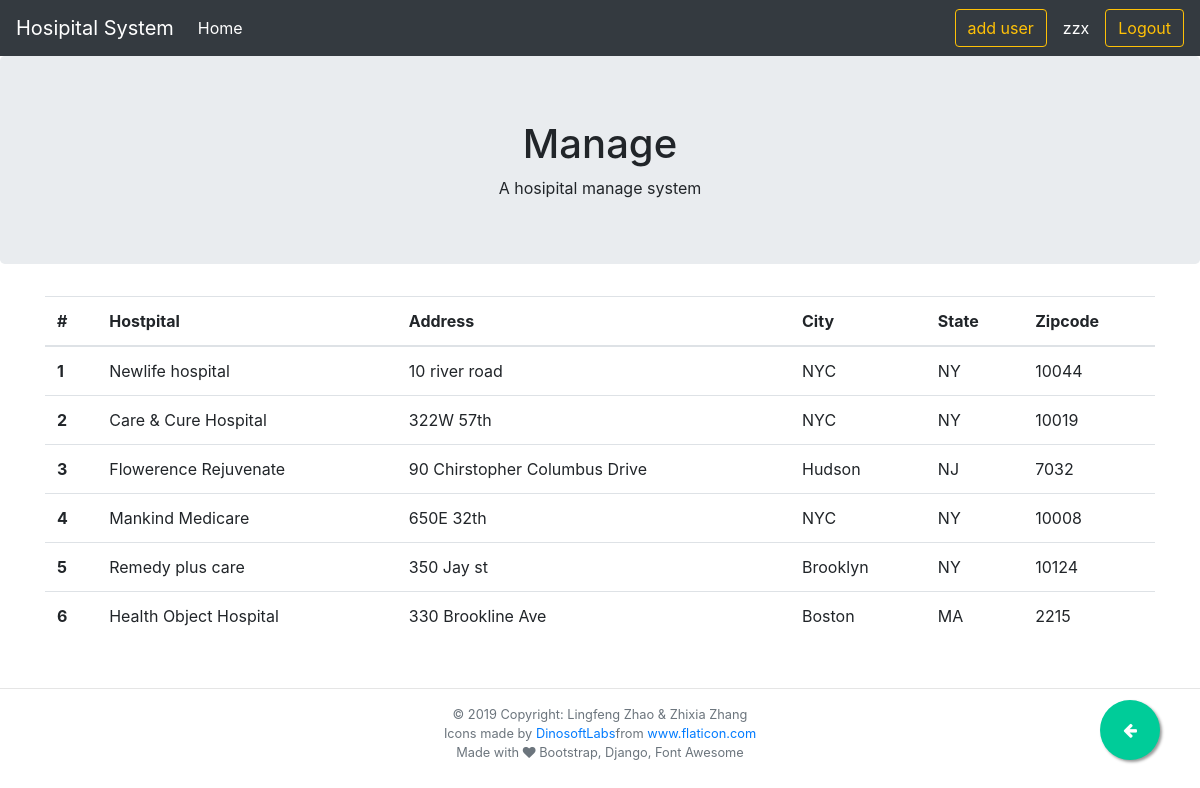
Page /hospital/ (signed in) on the committed database.
### hospital/models.py (models this page shows)
class Hospital(models.Model):
    hid = models.AutoField(primary_key=True)
    hname = models.CharField(max_length=30)
    hst_address = models.CharField(max_length=30)
    hst_city = models.CharField(max_length=30)
    hstate = models.CharField(max_length=20)
    hzip = models.IntegerField()
    class Meta:
        db_table = "hospital"

### hospital/views.py (the view)
# urls.py: path("hospital/", views.HospitalView.as_view(), name="hospitals"),
class HospitalView(generic.ListView):
    model = Hospital
    template_name = "hospitals.html"

### hospital/templates/hospitals.html (shortened to what this page needs)
{% extends './base.html' %}
{% block content %}
{% if hospital_list %}
<table class="table table-hover">
    <thead>
        <tr>
            {% block details_title %}
            <th scope="col">#</th>
            <th scope="col">Hostpital</th>
            <th scope="col">Address</th>
            <th scope="col">City</th>
            <th scope="col">State</th>
            <th scope="col">Zipcode</th>
            {% endblock  %}
        </tr>
    </thead>
    <tbody>
        {% for hospital in hospital_list  %}
        <tr onclick="window.location='{% url 'hospital-detail' hospital.hid %}';">
            <th scope="row">{{forloop.counter}}</th>
            <td>{{ hospital.hname }}</td>
            <td>{{ hospital.hst_address }}</td>
            <td>{{ hospital.hst_city }}</td>
            <td>{{ hospital.hstate }}</td>
            <td>{{ hospital.hzip }}</td>
        </tr>
        {% endfor  %}
    </tbody>
</table>
{% else %}
<p>No resuorce are available.</p>
{% endif %}
{% endblock content %}

### hospital/templates/base.html (shortened to what this page needs)
{% load static %}
<!DOCTYPE html>
<html lang="en">
<head>
    <link rel="stylesheet" href="https://stackpath.bootstrapcdn.com/bootstrap/4.3.1/css/bootstrap.min.css"
>
    <link href="https://stackpath.bootstrapcdn.com/font-awesome/4.7.0/css/font-awesome.min.css" rel="stylesheet"
>
</head>
<body>
    <nav class="navbar navbar-expand-sm navbar-dark bg-dark fixed-top">
        <a class="navbar-brand" href="#">Hosipital System</a>
        <div class="collapse navbar-collapse" id="navbarNavAltMarkup">
            <div class="navbar-nav">
                <a class="nav-item nav-link active" href="{% url 'index' %}">Home </a>
            </div>
        </div>
        <a class="btn btn-outline-warning" href="{% url 'user-add' %}">add user</a>
        {% if user.is_authenticated %}
        <a class="nav-item nav-link active text-white">{{ user.username }}</a>
        <a class="btn btn-outline-warning" href="{% url 'logout' %}"> Logout </a>
        {% else %}
        <a id="loginButton" href="{% url 'login' %}" class="btn btn-outline-light">Login </a>
        {% endif %}
    </nav>
    <div class="jumbotron text-center">
        <h1>{% block page_title %} Manage {% endblock %}</h1>
        <div class="container">{% block page_details %} A hosipital manage system {% endblock %}</div>
    </div>
    <a href="{% block last_page %}#{% endblock %}" onclick="history.back()" class="float">
        <i class="fa fa-arrow-left my-float" aria-hidden="true"></i>
    </a>
    <div class="container">
        {% block content %}
        {% endblock %}
    </div>
    <footer class="page-footer small text-secondary">
        <div class="footer-copyright text-center py-3">
            <hr>
            © 2019 Copyright:
            Lingfeng Zhao & Zhixia Zhang
            <div>Icons made by <a href="https://www.flaticon.com/authors/dinosoftlabs"
                    title="DinosoftLabs">DinosoftLabs</a>from <a href="https://www.flaticon.com/"
                    title="Flaticon">www.flaticon.com</a></div>
            Made with <i class="fa fa-heart"></i> Bootstrap, Django, Font Awesome
        </div>
    </footer>
</body>
</html>

### hospital/templates/base.html (style rules this page uses)
body { min-height: 800px; padding-top: 56px; }
.float { position: fixed; width: 60px; height: 60px; bottom: 40px; right: 40px; background-color: #0C9; color: #FFF; border-radius: 50px; text-align: center; box-shadow: 2px 2px 3px #999; }
.my-float { margin-top: 22px; }

### rows in the picture
Hospital: hname "Newlife hospital", hst_address "10 river road", hst_city "NYC", hstate "NY", hzip "10044"
Hospital: hname "Care & Cure Hospital", hst_address "322W 57th", hst_city "NYC", hstate "NY", hzip "10019"
Hospital: hname "Flowerence Rejuvenate", hst_address "90 Chirstopher Columbus Drive", hst_city "Hudson", hstate "NJ", hzip "7032"
Hospital: hname "Mankind Medicare", hst_address "650E 32th", hst_city "NYC", hstate "NY", hzip "10008"
Hospital: hname "Remedy plus care", hst_address "350 Jay st", hst_city "Brooklyn", hstate "NY", hzip "10124"
Hospital: hname "Health Object Hospital", hst_address "330 Brookline Ave", hst_city "Boston", hstate "MA", hzip "2215"

### other values in the picture
{{ user.username }} "zzx"
